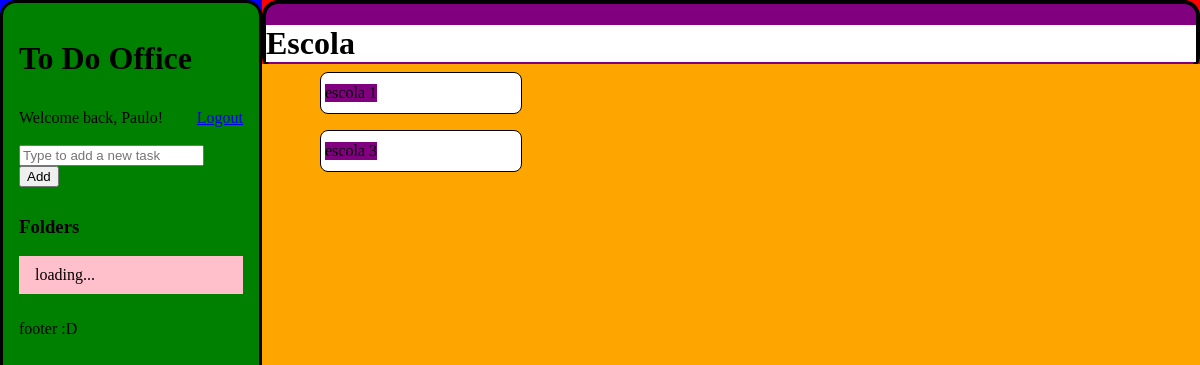
Screenshot of / (signed in) with the database file from the repository.
### folders/models.py (models this page shows, shortened)
class Folder (models.Model):
    user = models.ForeignKey(User, on_delete=models.CASCADE, null=True, blank=True, related_name='folders')
    folder_name = models.CharField(max_length=32)
    objects = models.Manager()
    def __str__(self):
        return self.folder_name

### todo/models.py (models this page shows, shortened)
class Task(models.Model):
    user = models.ForeignKey(User, on_delete=models.CASCADE, null=True, blank=True, related_name='tasks')
    folder = models.ForeignKey(Folder, on_delete=models.CASCADE, null=True, blank=True, related_name='tasks')
    title = models.CharField(max_length=40)
    completed = models.BooleanField(default=False)
    created = models.DateTimeField(auto_now_add=True)
    objects = models.Manager()
    class Meta:
        ordering = ['completed']

### todo/views.py (the view)
# urls.py: path('', views.Index.as_view(), name='index'),
class Index(TemplateView):
    template_name = 'index.html'
    def get_context_data(self, **kwargs):
        context = super(Index, self).get_context_data(**kwargs)
        return get_context(self.request, context)

### todo/forms.py
class TaskFormFast(forms.Form):
    model = Task
    template_name = "todo/new_task_fast.html"
    text = forms.CharField(max_length=40, widget=forms.TextInput(
    ))

### templates/index.html (shortened to what this page needs)
{% load static %}
{{ '<' }}{{ '!DOCTYPE html>' }}
<html lang="en">
<head>
    <link rel="stylesheet" href="{% static 'base/css/styles.css' %}" />
</head>
<body>
<div class="main">
    <div class="toolbar">
        <h1>To Do Office</h1>
        {% include 'authentication/bar.html' %}
        {% include 'todo/new_task_fast.html' %}
        {% include 'folders/base.html' %}
        <p>footer :D</p>
    </div>
    <div class="container">
        <div id="tasks-wrapper">
            {% include 'todo/task_list.html' %}
        </div>
    </div>
</div>
{% include 'modal.html' %}
</body>
</html>

### authentication/templates/authentication/bar.html
{% if request.user.is_authenticated %}
    <div style="display:flex; justify-content: space-between">
        <div>Welcome back, {{request.user|title}}!</div>
        <a href="{% url 'logout' %}">Logout</a>
    </div>
{% else %}
    <a href="{% url 'login' %}">Login</a>
{% endif %}

### todo/templates/todo/task_list.html
<div
    class="content-area"
    id="content-area"
    hx-get="{% url 'folders' %}"
    hx-trigger="load"
    hx-target="#folders-wrapper"
    hx-swap="outerHTML"
    _="on htmx:afterRequest log 'folder-list updated!'"
>
    <div class="folder-name-container">
        <h1 class="folder-name-text">
        {% if current_folder %}
            {{ current_folder.folder_name }}
        {% else %}
            Todas
        {% endif %}
        </h1>
    </div>
    <div id="tasks-container">
        <div class="task-list" id="task-list">
            {% for task in tasks %}
                {% include 'todo/task-list-item.html' with task=task %}
            {% empty %}
            <div style="padding-left:4em">empty...</div>
            {% endfor %}
            <div style="background: transparent; color: transparent; user-select: none; width: 70%;">.</div>
        </div>
    </div>
</div>

### todo/templates/todo/task-list-item.html (shortened to what this page needs)
<div class="task" id="{{ task.pk }}">
    <div style="background: purple;">{{ task.title }}</div>
</div>

### static/base/css/styles.css (style rules this page uses)
body { padding: 0; margin: 0; }
.main { position: absolute; top: 0; bottom: 0; left: 0; right: 0; display: flex; flex-direction: row; background-color: blue; //overflow: hidden; }
.toolbar { z-index: 10; min-width: 14rem; background-color: green; padding: 1rem; border: 3px solid black; border-radius: 16px; }
.container { background: cyan; width: 100%; display: flex; flex-direction: column; justify-content: flex-start; }
.content-area { background: red; }
.folder-name-container { height: 8vh; background: purple; border: 4px black solid; border-radius: 16px; }
.folder-name-text { background:white; }
.task-list { //height: 88vh; position: absolute; top: 8vh; left: 0; right: 0; bottom: 0; padding-left: 16rem; overflow-x: scroll; background-color: orange; display: flex; flex-flow: column wrap; align-content: flex-start; align-items: start; }
.task { min-width: 12em; height: 2em; padding: .25em; margin: .5em 4em; align-items: center; display: flex; justify-content: space-between; background-color: white; border: 1px solid black; border-radius: 8px; }

### rows the page displays
Folder: folder_name "Escola"
Task: title "escola 1"
Task: title "escola 3"

### other values shown
{{ request.user|title }} "Paulo"
